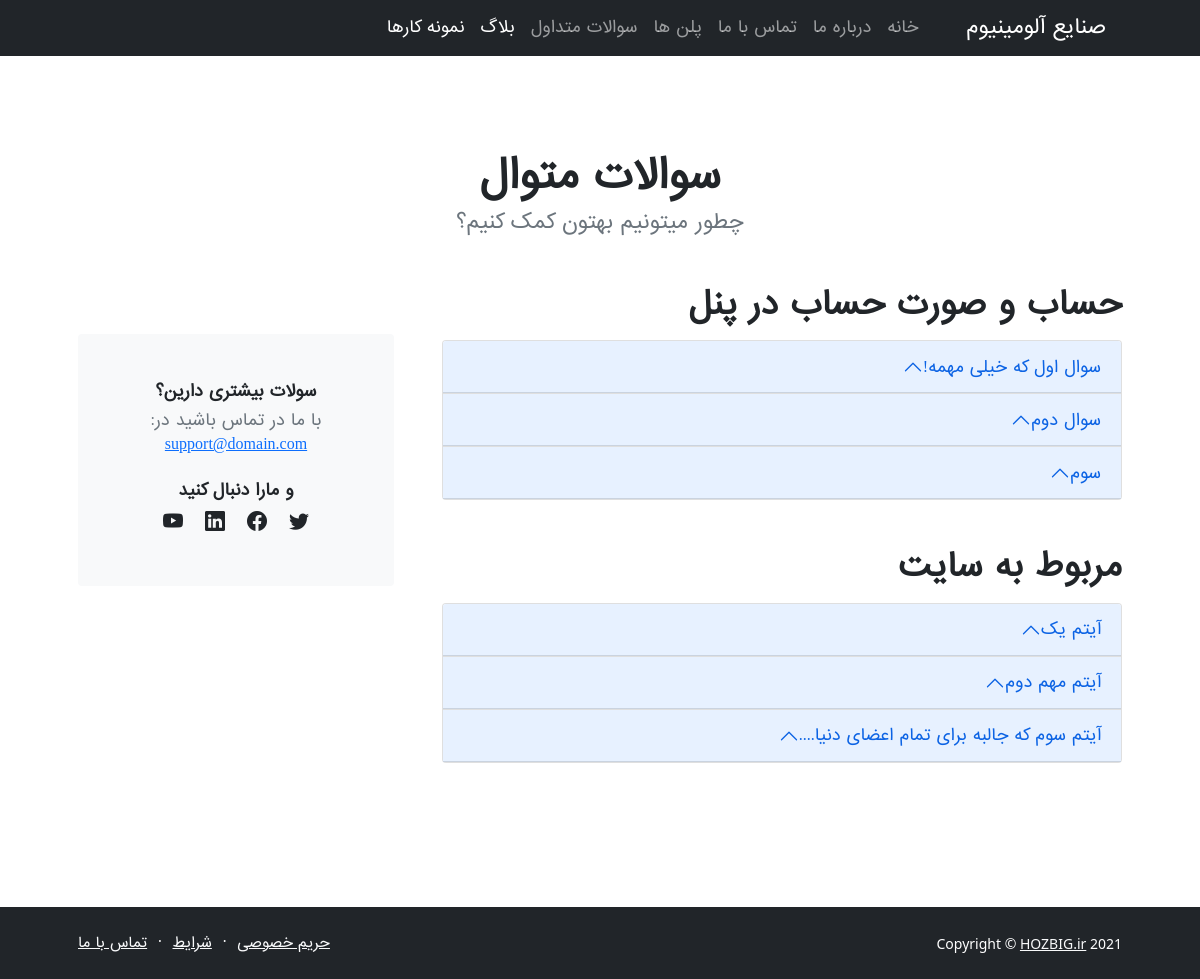
Screenshot of /faq/ with the database file from the repository.
### faq_page/models.py (models this page shows, shortened)
class FaqSubject(models.Model):
    title = models.CharField(max_length=50, unique=True)
    position = models.IntegerField()
    fa_question = models.ManyToManyField(FaqQuestion, related_name="que_rel_name")

class FaqQuestion(models.Model):
    question = models.CharField(max_length=120)
    awnser =  models.TextField()

### faq_page/views.py (the view)
# urls.py: path('', faq_view, name= 'faq_url'),
def faq_view(request):
    subjects = FaqSubject.objects.all()
    context = {
        "page_title": "سوالات متداول",
        'subjects': subjects,
    }
    return render(request, 'faq/faq.html', context)

### templates/faq/faq.html (shortened to what this page needs)
{% extends 'bases/base-templates.html' %}
{% load static %}
        {% block first_row %}
        <section class="py-5">
            <div class="container px-5 my-5">
                <div class="text-center mb-5">
                    <h1 class="fw-bolder">سوالات متوال</h1>
                    <p class="lead fw-normal text-muted mb-0">چطور میتونیم بهتون کمک کنیم؟</p>
                </div>
                <div class="row gx-5">
                    <div class="col-xl-8">
                        {% for item in subjects %}
                            <h2 class="fw-bolder mb-3">{{item.title}}</h2>
                            <div class="accordion mb-5" id="accordionExample">
                                {% for que in item.fa_question.all %}
                                    <div class="accordion-item">
                                        <h3 class="accordion-header" id="heading{{que.id}}"><button class="accordion-button"
                                                type="button" data-bs-toggle="collapse" data-bs-target="#collapse{{que.id}}"
                                                aria-expanded="true" aria-controls="collapse{{que.id}}">{{que.question}}</button></h3>
                                    </div>
                                {% endfor %}
                            </div>
                        {% endfor %}
                    </div>
                    <div class="col-xl-4">
                        <div class="card border-0 bg-light mt-xl-5">
                            <div class="card-body p-4 py-lg-5">
                                <div class="d-flex align-items-center justify-content-center">
                                    <div class="text-center">
                                        <div class="h6 fw-bolder">سولات بیشتری دارین؟</div>
                                        <p class="text-muted mb-4">
                                            با ما در تماس باشید در:
                                            <br />
                                            <a href="#!">support@domain.com</a>
                                        </p>
                                        <div class="h6 fw-bolder">و مارا دنبال کنید</div>
                                        <a class="fs-5 px-2 link-dark" href="#!"><i class="bi-twitter"></i></a>
                                        <a class="fs-5 px-2 link-dark" href="#!"><i class="bi-facebook"></i></a>
                                        <a class="fs-5 px-2 link-dark" href="#!"><i class="bi-linkedin"></i></a>
                                        <a class="fs-5 px-2 link-dark" href="#!"><i class="bi-youtube"></i></a>
                                    </div>
                                </div>
                            </div>
                        </div>
                    </div>
                </div>
            </div>
        </section>
        {% endblock first_row %}

### assets/css/styles-mine.css (style rules this page uses)
body { font-family: 'IRANSans'; }

### rows the page displays
FaqSubject: title "حساب و صورت حساب در پنل"
FaqQuestion: question "سوال اول که خیلی مهمه!"
FaqQuestion: question "سوال دوم"
FaqQuestion: question "سوم"
FaqSubject: title "مربوط به سایت"
FaqQuestion: question "آیتم یک"
FaqQuestion: question "آیتم مهم دوم"
FaqQuestion: question "آیتم سوم که جالبه برای تمام اعضای دنیا...."
